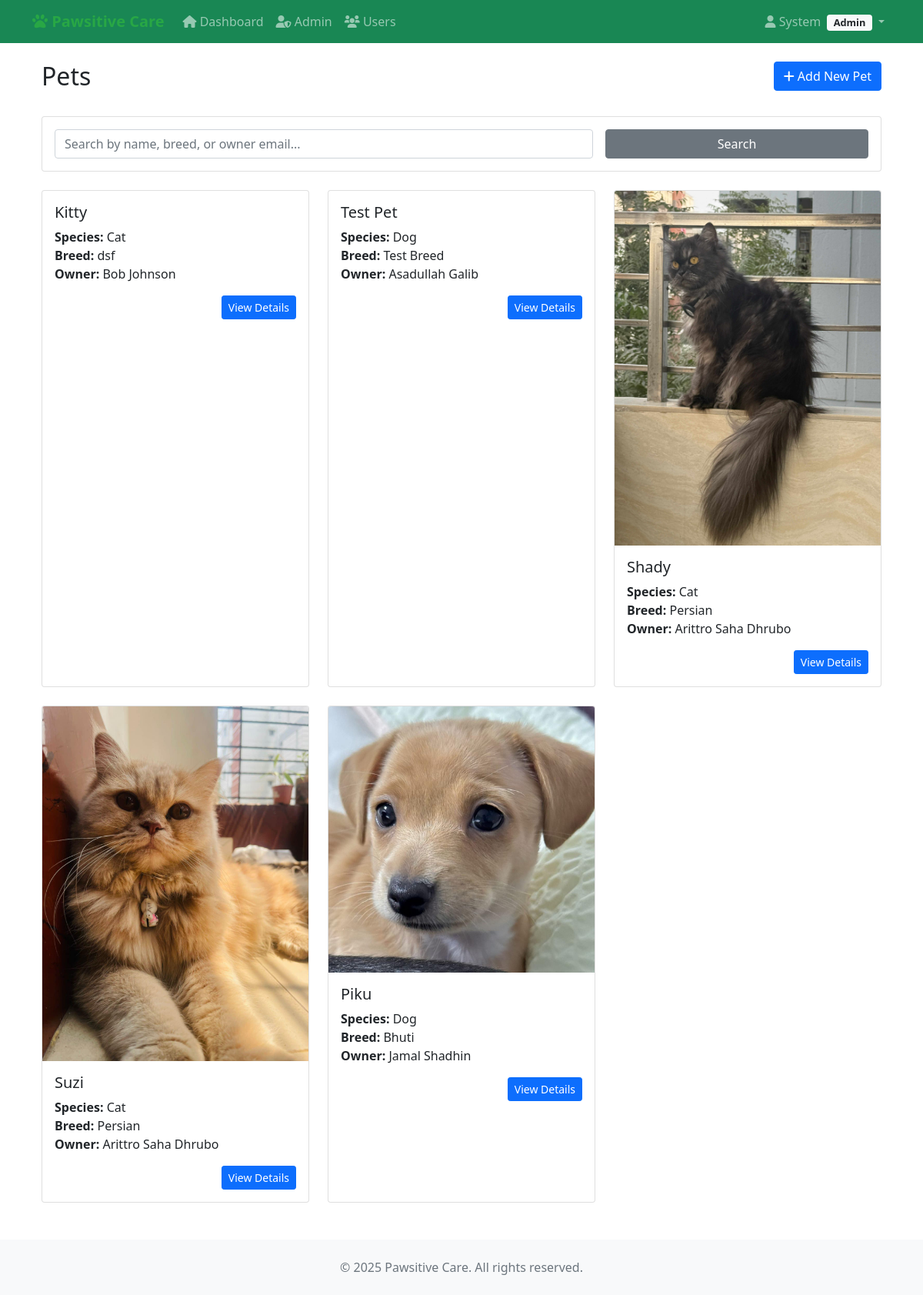
The page /pets/ (signed in) on the database its author committed.
### accounts/models.py (models this page shows, shortened)
class CustomUser(AbstractUser):
    ROLE_CHOICES = [
        ('admin', 'Admin'),
        ('vet', 'Veterinarian'),
        ('staff', 'Staff'),
        ('client', 'Client'),
    ]
    phone = models.CharField(max_length=20, blank=False)
    address = models.TextField(blank=False)
    role = models.CharField(max_length=10, choices=ROLE_CHOICES, default='client')
    def is_admin(self):
        return self.role == 'admin'

### pets/models.py (models this page shows, shortened)
class Pet(models.Model):
    SPECIES_CHOICES = [
        ('DOG', 'Dog'),
        ('CAT', 'Cat'),
        ('BIRD', 'Bird'),
        ('RABBIT', 'Rabbit'),
        ('HAMSTER', 'Hamster'),
        ('GUINEA_PIG', 'Guinea Pig'),
        ('FISH', 'Fish'),
        ('TURTLE', 'Turtle'),
        ('SNAKE', 'Snake'),
        ('LIZARD', 'Lizard'),
        ('FERRET', 'Ferret'),
        ('HORSE', 'Horse'),
        ('CHICKEN', 'Chicken'),
        ('PARROT', 'Parrot'),
        ('OTHER', 'Other'),
    ]
    GENDER_CHOICES = [
        ('M', 'Male'),
        ('F', 'Female'),
        ('U', 'Unknown'),
    ]
    name = models.CharField(max_length=100)
    species = models.CharField(max_length=10, choices=SPECIES_CHOICES)
    breed = models.CharField(max_length=100, blank=True)
    age = models.IntegerField(help_text="Age in years", null=True, blank=True)
    gender = models.CharField(max_length=1, choices=GENDER_CHOICES, default='U')
    weight = models.DecimalField(max_digits=5, decimal_places=2, null=True, blank=True)
    color = models.CharField(max_length=50, blank=True)
    microchip_id = models.CharField(max_length=50, blank=True, unique=True)
    owner = models.ForeignKey(settings.AUTH_USER_MODEL, on_delete=models.CASCADE, related_name='pets')
    medical_conditions = models.TextField(blank=True)
    special_notes = models.TextField(blank=True)
    vaccination_status = models.CharField(
        max_length=20,
        choices=[
            ('UP_TO_DATE', 'Up to Date'),
            ('DUE_SOON', 'Due Soon'),
            ('OVERDUE', 'Overdue'),
            ('UNKNOWN', 'Unknown')
        ],
        default='UNKNOWN',
        help_text="Current status of pet's vaccinations"
    )
    created_at = models.DateTimeField(auto_now_add=True)
    updated_at = models.DateTimeField(auto_now=True)
    is_active = models.BooleanField(default=True)
    objects = PetQuerySet.as_manager()
    observers = []
    class Meta:
        ordering = ['-created_at']
        indexes = [
            models.Index(fields=['name']),
            models.Index(fields=['owner']),
            models.Index(fields=['species']),
        ]

class PetPhoto(models.Model):
    pet = models.ForeignKey(Pet, on_delete=models.CASCADE, related_name='photos')
    image = models.ImageField(upload_to='pet_photos/%Y/%m/%d/')
    caption = models.CharField(max_length=200, blank=True)
    is_primary = models.BooleanField(default=False)
    uploaded_at = models.DateTimeField(auto_now_add=True)
    class Meta:
        ordering = ['-uploaded_at']

### pets/views.py (the view, shortened to what this page needs)
# urls.py: path('', views.pet_list, name='pet_list'),
@login_required
def pet_list(request):
    if request.user.is_staff:
        pets = Pet.objects.active()
    else:
        pets = Pet.objects.active().for_user(request.user)
    search_form = PetSearchForm(request.GET)
    if search_form.is_valid():
        search_query = search_form.cleaned_data.get('search', '').strip()
        species_filter = search_form.cleaned_data.get('species', '')
        sort_by = search_form.cleaned_data.get('sort_by', '-created_at')
        if search_query:
            pets = pets.search(search_query)
        if species_filter:
            pets = pets.by_species(species_filter)
        valid_sort_fields = ['name', '-name', 'created_at', '-created_at', 'species', '-species']
        if sort_by in valid_sort_fields:
            pets = pets.order_by(sort_by)
    paginator = Paginator(pets, 12)  # Show 12 pets per page
    page = request.GET.get('page')
    pets = paginator.get_page(page)
    context = {
        'pets': pets,
        'search_form': search_form,
        'species_choices': Pet.SPECIES_CHOICES,
    }
    return render(request, 'pets/pet_list.html', context)

### pets/forms.py
class PetSearchForm(forms.Form):
    search = forms.CharField(
        required=False,
        widget=forms.TextInput(attrs={
            'class': 'form-control',
            'placeholder': 'Search by name, breed, owner...',
            'autocomplete': 'off'
        })
    )
    species = forms.ChoiceField(
        required=False,
        choices=[('', 'All Species')] + Pet.SPECIES_CHOICES,
        widget=forms.Select(attrs={
            'class': 'form-control'
        })
    )
    sort_by = forms.ChoiceField(
        required=False,
        choices=[
            ('-created_at', 'Newest First'),
            ('created_at', 'Oldest First'),
            ('name', 'Name A-Z'),
            ('-name', 'Name Z-A'),
            ('species', 'Species A-Z'),
            ('-species', 'Species Z-A'),
        ],
        initial='-created_at',
        widget=forms.Select(attrs={
            'class': 'form-control'
        })
    )

### petmedia/context_processors.py (called while the page is built)
def recent_blog_posts(request):
    try:
        recent_posts = repo_manager.posts.get_recent_posts(limit=3)
        return {'recent_blog_posts': recent_posts}
    except Exception:
        return {'recent_blog_posts': []}

def blog_stats(request):
    try:
        if request.user.is_authenticated:
            user_posts_count = repo_manager.posts.get_by_author(request.user).count()
            return {'user_blog_posts_count': user_posts_count}
        return {'user_blog_posts_count': 0}
    except Exception:
        return {'user_blog_posts_count': 0}

### petmedia/patterns/repository.py (called while the page is built)
    def get_by_author(self, author: 'User') -> QuerySet['BlogPost']:
        return self.model.objects.filter(
            author=author
        ).select_related('category', 'related_pet')

    def get_recent_posts(self, limit: int = 10) -> QuerySet['BlogPost']:
        return self.model.objects.filter(
            is_published=True
        ).order_by('-created_at')[:limit].select_related('author', 'category', 'related_pet')

    @property
    def posts(self) -> BlogPostRepository:
        if self._post_repo is None:
            self._post_repo = BlogPostRepository()
        return self._post_repo

### pets/patterns/repository.py (called while the page is built)
    def active(self):
        return self.filter(is_active=True)

### pets/templates/pets/pet_list.html (shortened to what this page needs)
{% extends 'accounts/base.html' %}
{% block content %}
<div class="container mt-4">
    <div class="row mb-4">
        <div class="col">
            <h2>Pets</h2>
        </div>
        <div class="col text-end">
            <a href="{% url 'pets:pet_create' %}" class="btn btn-primary">
                <i class="fas fa-plus"></i> Add New Pet
            </a>
        </div>
    </div>
    <div class="card mb-4">
        <div class="card-body">
            <form method="get" class="row g-3">
                <div class="col-md-8">
                    <input type="text" name="search" class="form-control"
                           placeholder="Search by name, breed, or owner email..."
                           value="{{ search_query }}">
                </div>
                <div class="col-md-4">
                    <button type="submit" class="btn btn-secondary w-100">Search</button>
                </div>
            </form>
        </div>
    </div>
    <div class="row row-cols-1 row-cols-md-3 g-4">
        {% for pet in pets %}
        <div class="col">
            <div class="card h-100">
                {% if pet.photos.exists %}
                <img src="{{ pet.photos.first.image.url }}" class="card-img-top" alt="{{ pet.name }}">
                {% endif %}
                <div class="card-body">
                    <h5 class="card-title">{{ pet.name }}</h5>
                    <p class="card-text">
                        <strong>Species:</strong> {{ pet.get_species_display }}<br>
                        <strong>Breed:</strong> {{ pet.breed }}<br>
                        <strong>Owner:</strong> {{ pet.owner.get_full_name }}
                    </p>
                    <div class="text-end">
                        <a href="{% url 'pets:pet_detail' pet.pk %}" class="btn btn-primary btn-sm">
                            View Details
                        </a>
                    </div>
                </div>
            </div>
        </div>
        {% empty %}
        <div class="col-12">
            <div class="alert alert-info">
                No pets found.
            </div>
        </div>
        {% endfor %}
    </div>
</div>
{% endblock %}

### accounts/templates/accounts/base.html (shortened to what this page needs)
<!DOCTYPE html>
<html lang="en">
<head>
  <link href="https://cdn.jsdelivr.net/npm/bootstrap@5.1.3/dist/css/bootstrap.min.css" rel="stylesheet">
  <link href="https://cdnjs.cloudflare.com/ajax/libs/font-awesome/6.0.0/css/all.min.css" rel="stylesheet">
</head>
<body>
  <nav class="navbar navbar-expand-lg navbar-dark bg-success">
    <div class="container">
      <a class="navbar-brand" href="{% url 'accounts:client_dashboard' %}">
        <i class="fas fa-paw"></i> Pawsitive Care
      </a>
      <div class="collapse navbar-collapse" id="navbarNav">
        <ul class="navbar-nav me-auto">
          {% if user.is_authenticated %}
          <li class="nav-item">
            <a class="nav-link" href="{% url 'accounts:client_dashboard' %}">
              <i class="fas fa-home"></i> Dashboard
            </a>
          </li>
          {% if user.is_admin %}
          <li class="nav-item">
            <a class="nav-link" href="{% url 'accounts:admin_dashboard' %}">
              <i class="fas fa-user-shield"></i> Admin
            </a>
          </li>
          <li class="nav-item">
            <a class="nav-link" href="{% url 'accounts:user_management' %}">
              <i class="fas fa-users"></i> Users
            </a>
          </li>
          {% elif user.is_vet %}
          <li class="nav-item">
            <a class="nav-link" href="{% url 'accounts:vet_dashboard' %}">
              <i class="fas fa-stethoscope"></i> Vet Panel
            </a>
          </li>
          {% elif user.is_staff_member %}
          <li class="nav-item">
            <a class="nav-link" href="{% url 'accounts:staff_dashboard' %}">
              <i class="fas fa-user-tie"></i> Staff Panel
            </a>
          </li>
          {% endif %}
          {% endif %}
        </ul>
        <ul class="navbar-nav">
          {% if user.is_authenticated %}
          <li class="nav-item dropdown">
            <a class="nav-link dropdown-toggle" href="#" id="navbarDropdown" role="button" data-bs-toggle="dropdown">
              <i class="fas fa-user"></i>
              {{ user.first_name|default:user.username }}
              <span class="badge bg-light text-dark role-badge ms-1">
                {{ user.get_role_display }}</span>
            </a>
          </li>
          {% endif %}
        </ul>
      </div>
    </div>
  </nav>
  <main class="container mt-4">
    {% block content %}
    {% endblock %}
  </main>
  <footer class="bg-light mt-5 py-4">
    <div class="container text-center">
      <p class="text-muted mb-0">&copy; 2025 Pawsitive Care. All rights reserved.</p>
    </div>
  </footer>
</body>
</html>

### accounts/templates/accounts/base.html (style rules this page uses)
.navbar-brand { font-weight: bold; color: #28a745 !important; }
.role-badge { font-size: 0.8em; }

### rows shown on the page
CustomUser: first_name "System", role "Admin"
Pet: name "Kitty", species "Cat", breed "dsf", owner.get_full_name "Bob Johnson"
Pet: name "Test Pet", species "Dog", breed "Test Breed", owner.get_full_name "Asadullah Galib"
Pet: photos.first.image (picture), name "Shady", species "Cat", breed "Persian", owner.get_full_name "Arittro Saha Dhrubo"
Pet: photos.first.image (picture), name "Suzi", species "Cat", breed "Persian", owner.get_full_name "Arittro Saha Dhrubo"
Pet: photos.first.image (picture), name "Piku", species "Dog", breed "Bhuti", owner.get_full_name "Jamal Shadhin"
